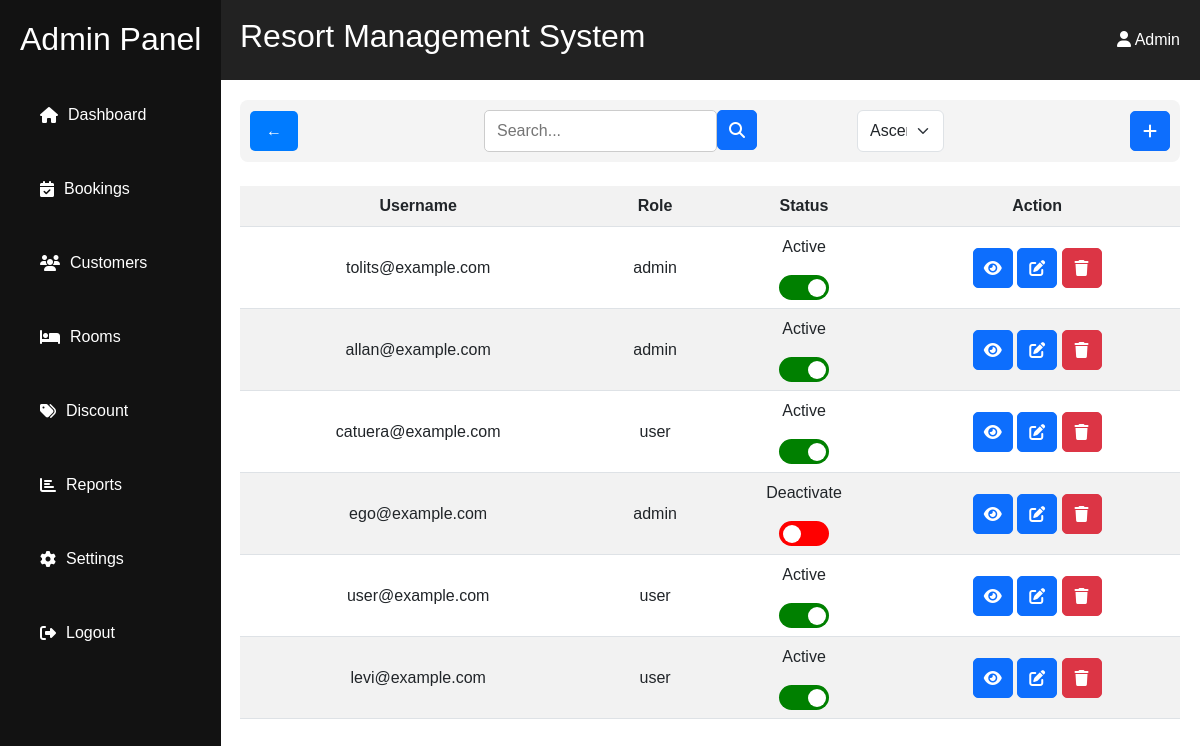
The page /admin/customer/index.php (signed in) on the database as committed earlier.
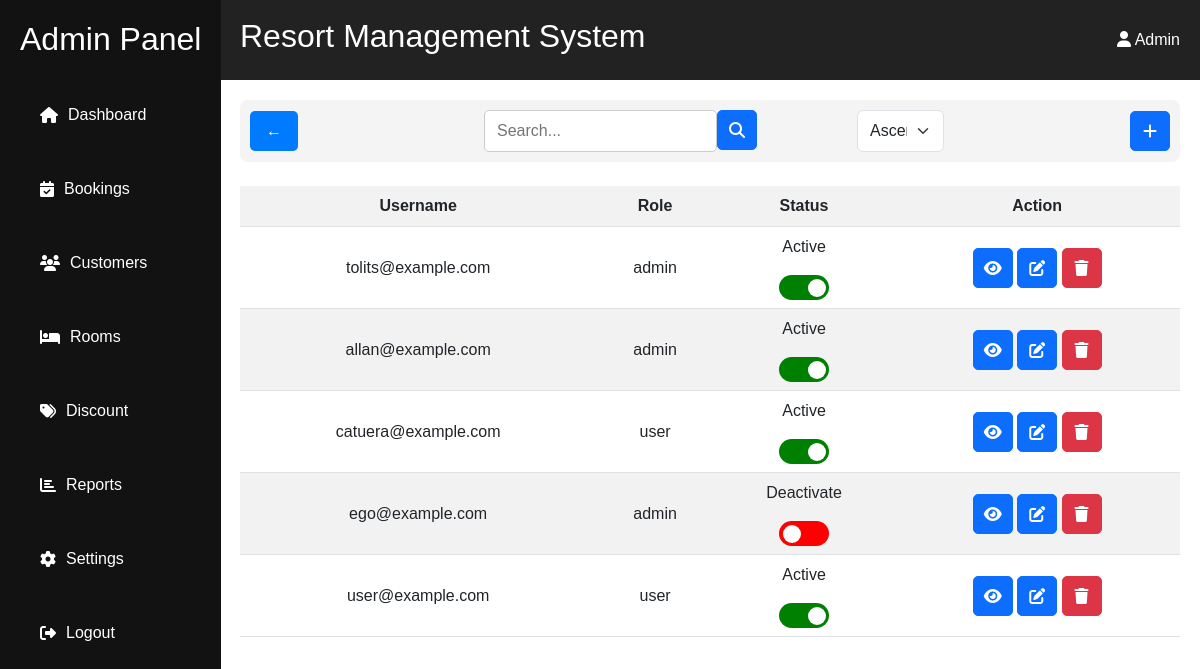
The same page on the database as committed later.
### tables this page shows
CREATE TABLE IF NOT EXISTS `account` (
  `account_id` int(11) NOT NULL AUTO_INCREMENT,
  `username` varchar(50) NOT NULL,
  `password` varchar(50) NOT NULL,
  `role` enum('user','admin') NOT NULL,
  `status` enum('activate','deactivate') NOT NULL,
  `created_at` timestamp NOT NULL DEFAULT current_timestamp(),
  `updated_at` timestamp NULL DEFAULT NULL,
  PRIMARY KEY (`account_id`)
);

### admin/customer/index.php (the view, shortened to what this page needs)
<?php
include('../../resources/database/config.php');
?>
<div class="content">
    <?php
    include('filter.php');
      ?>
    <br>
    <table class='table table-striped'>
        <tr>
            <th>Username</th>
            <th>Role</th>
            <th>Status</th>
            <th>Action</th>
        </tr>
        <?php
        while ($row = mysqli_fetch_assoc($result)) {
            $is_active = ($row['status'] === 'activate');
            echo "<tr>
                <td>{$row['username']}</td>
                <td>{$row['role']}</td>";
                $opstat=($row['status']==='activate' ? 'deactivate' : 'activate');
                print "<td>";
                print ($row['status']==='activate' ? '<p>Active</p>' : '<p>Deactivate</p>');
                print "<form method='post' action='update.php'>
            <input type='hidden' name='account_id' value='{$row['account_id']}'>
            <input type='hidden' name='stat1' value='$opstat'>
            <label class='switch'>
                <input type='checkbox' name='status' value='$opstat' onchange='this.form.submit()' " . ($is_active ? "checked" : "") . ">
                <span class='slider'></span>
            </label>
        </form>
    </td>
    <td>
        <a href='view.php?id={$row['account_id']}' class='btn btn-primary btn-sm'><i class='fas fa-eye'></i></a>
        <a href='edit.php?id={$row['account_id']}' class='btn btn-primary btn-sm'><i class='fas fa-edit'></i></a>
       <button class='btn btn-danger' type='button' onclick='openPopup({$row['account_id']})'><i class ='fas fa-trash'></i></button>
        <div class='popup-overlay' id='popup-{$row['account_id']}' style='color: black; display: none;'>
            <div class='popup-content'>
                <form action='delete.php?id={$row['account_id']}' method='post'>
                    <span class='close-btn' onclick='closePopup({$row['account_id']})'>&times;</span>
                    <h6>Are you sure you want to <strong style='color: red;'>Delete</strong> this Account?</h6>
                    <input type='hidden' name='account_id' value='{$row['account_id']}'>
                    <br>
                    <input type='submit' value='YES' class='form-control' name='yes'>
                    <hr>
                    <button type='button' class='form-control' onclick='closePopup({$row['account_id']})'>NO</button>
                    <br>
                </form>
            </div>
        </div>
    </td>
</tr>";
        }
        ?>
   </table>
</div>

### admin/customer/filter.php (shortened to what this page needs)
<?php
$id = $_SESSION['ID'];
if(isset($_GET['search']) && !empty($_GET['searchbar'])){
 $find=isset($_GET['searchbar']) ? $_GET['searchbar'] : '';
$sql1 = "SELECT * FROM account WHERE account_id <> ? AND username LIKE ? ";
$stmt = mysqli_prepare($conn, $sql1);
$search="%$find%";
mysqli_stmt_bind_param($stmt, 'is', $id,$search);
mysqli_stmt_execute($stmt);
$result = mysqli_stmt_get_result($stmt);
}else{
$sql1 = "SELECT * FROM account WHERE account_id <> ?";
$stmt = mysqli_prepare($conn, $sql1);
mysqli_stmt_bind_param($stmt, 'i', $id);
mysqli_stmt_execute($stmt);
$result = mysqli_stmt_get_result($stmt);
}
?>
<div class="top-bar">
    <button class="back-btn" onclick="history.back()">← </button>
   <form action="<?php $_SERVER['PHP_SELF']?>" method="get" style="width: 50%; margin:0 20px; display:flex; flex-direction:row; gap:100px;">
  <div class="searchdiv" style="display: flex;">
     <input type="text" class="search-bar" name="searchbar"  placeholder="Search..." value="<?php echo (isset($_GET['searchbar']) ? $_GET['searchbar'] : '') ?>">
   <button class="btn btn-primary" name="search" value="search"><i class="fas fa-magnifying-glass"></i></button>
  </div>
   <select name="sort" id="" class="form-select" onchange="this.form.submit()">
    <option value="ASC" <?php echo (isset($_GET['sort']) && $_GET['sort']==='ASC' ? 'selected' : '' ) ?> >Ascending</option>
   </select>
   </form>
    <a href="create.php" class="btn btn-primary" style="text-decoration: none; color:white;"><i class="fas fa-add "></i></a>
</div>

### admin/customer/index.php (style rules this page uses)
table th, td { vertical-align: middle; padding: 10px; text-align: center; }
.switch { position: relative; display: inline-block; width: 50px; height: 25px; }
.slider { position: absolute; cursor: pointer; top: 0; left: 0; right: 0; bottom: 0; background-color: red; transition: .4s; border-radius: 25px; }
.slider:before { position: absolute; content: ""; height: 18px; width: 18px; left: 4px; bottom: 3px; background-color: white; transition: .4s; border-radius: 50%; }
input:checked + .slider { background-color: green; }
input:checked + .slider:before { transform: translateX(25px); }
.btn { width: 40px; height: 40px; display: inline-flex; align-items: center; justify-content: center; border-radius: 5px; font-size: 16px; }
.btn i { font-size: 16px; }

### admin/customer/filter.php (style rules this page uses)
.top-bar { display: flex; align-items: center; justify-content: space-between; padding: 10px; background: #f4f4f4; border-radius: 8px; gap: 15px; }
.back-btn { padding: 8px 16px; border: none; background: #007bff; color: white; font-size: 16px; border-radius: 5px; cursor: pointer; transition: 0.3s; }
.search-bar { flex: 1; padding: 8px 12px; border: 1px solid #ccc; border-radius: 5px; font-size: 16px; }

Rows that differ between the two databases and show on the page:
removed account: username "levi@example.com", role "user", status "Active"
